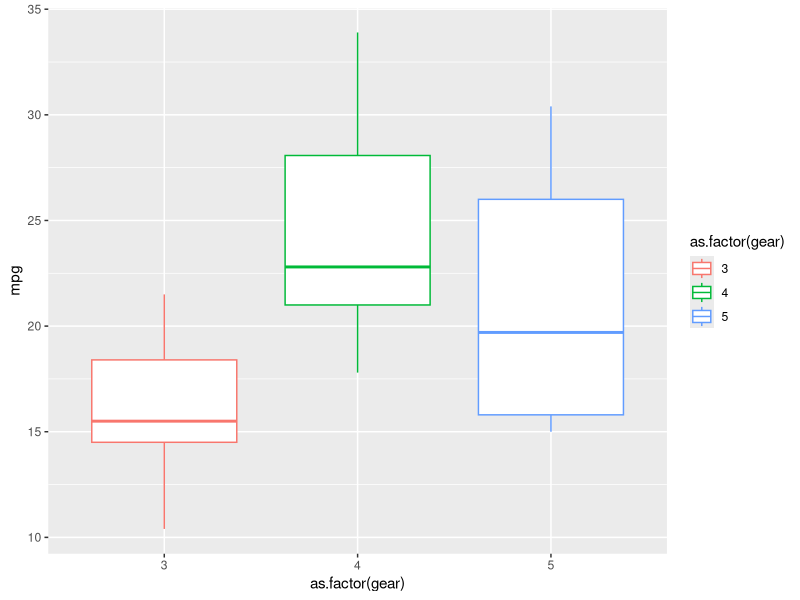
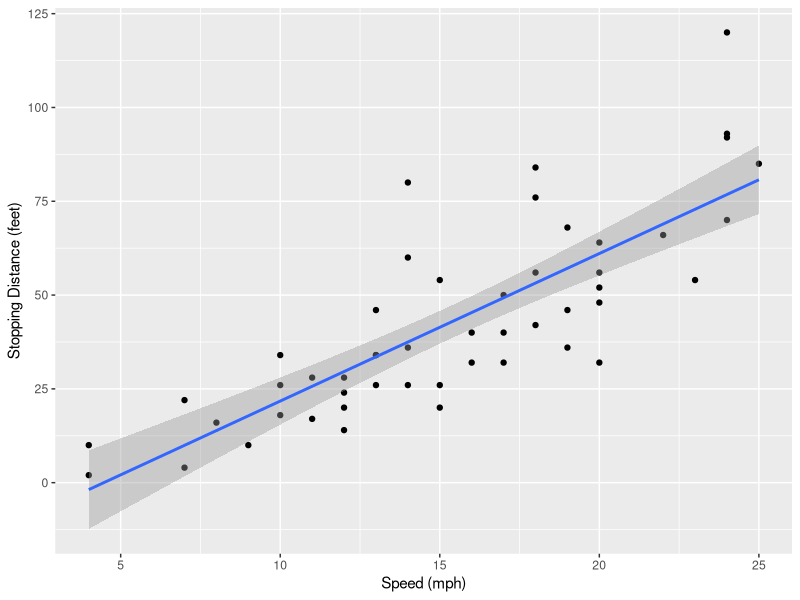
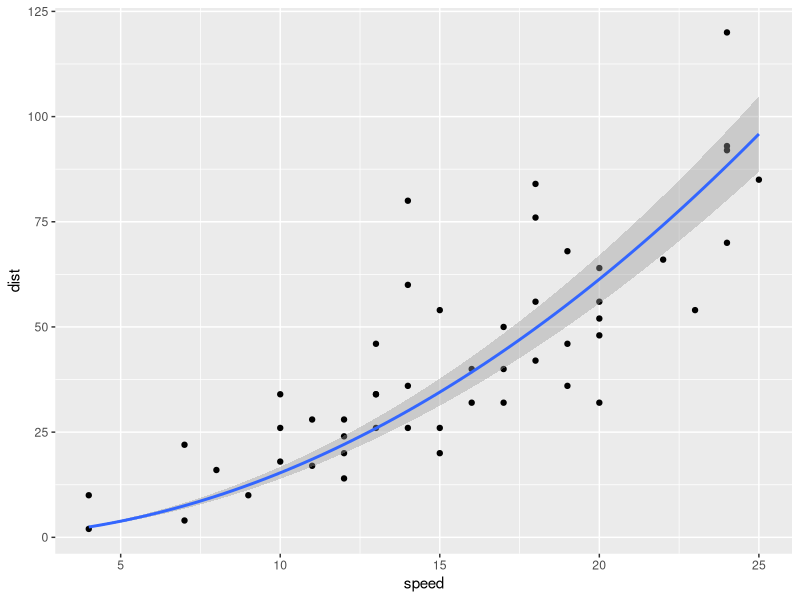

Write the R code that produced these figures, in order.
## ---- chunk 1
sum(5:55) 
## ---- chunk 2
sumfun <- function(n) {sum(5:n)}
sumfun(10)
sumfun(20)
sumfun(100)
## ---- chunk 3
n <- 12
fibonacci <- numeric(n)
fibonacci[1] <- 1
fibonacci[2] <- 1
for (x in 3:n)
{fibonacci[x] <- fibonacci[x-1]+fibonacci[x-2]} 

fibonacci

## ---- chunk 4
library(ggplot2)
ggplot(data=mtcars,aes(x=as.factor(gear),y=mpg)) + geom_boxplot(aes(col=as.factor(gear)))


## ---- chunk 5
linearMod <- lm(dist ~ speed, data = cars)
summary(linearMod)

## ---- chunk 6
library(ggplot2)
ggplot(cars,aes(speed,dist))+ geom_point() + geom_smooth(method="lm",formula="y~x") + labs(x="Speed (mph)",y="Stopping Distance (feet)")
## ---- chunk 7
reaction_time_model <- lm(dist ~ I(speed^2)+0, data = cars)
summary(reaction_time_model)
resdata <- reaction_time_model$residuals
print(resdata)
mean(resdata)


library(ggplot2)
ggplot(cars,aes(speed,dist))+geom_point()+geom_smooth(method="lm",formula = "y~I(x^2)+0")

